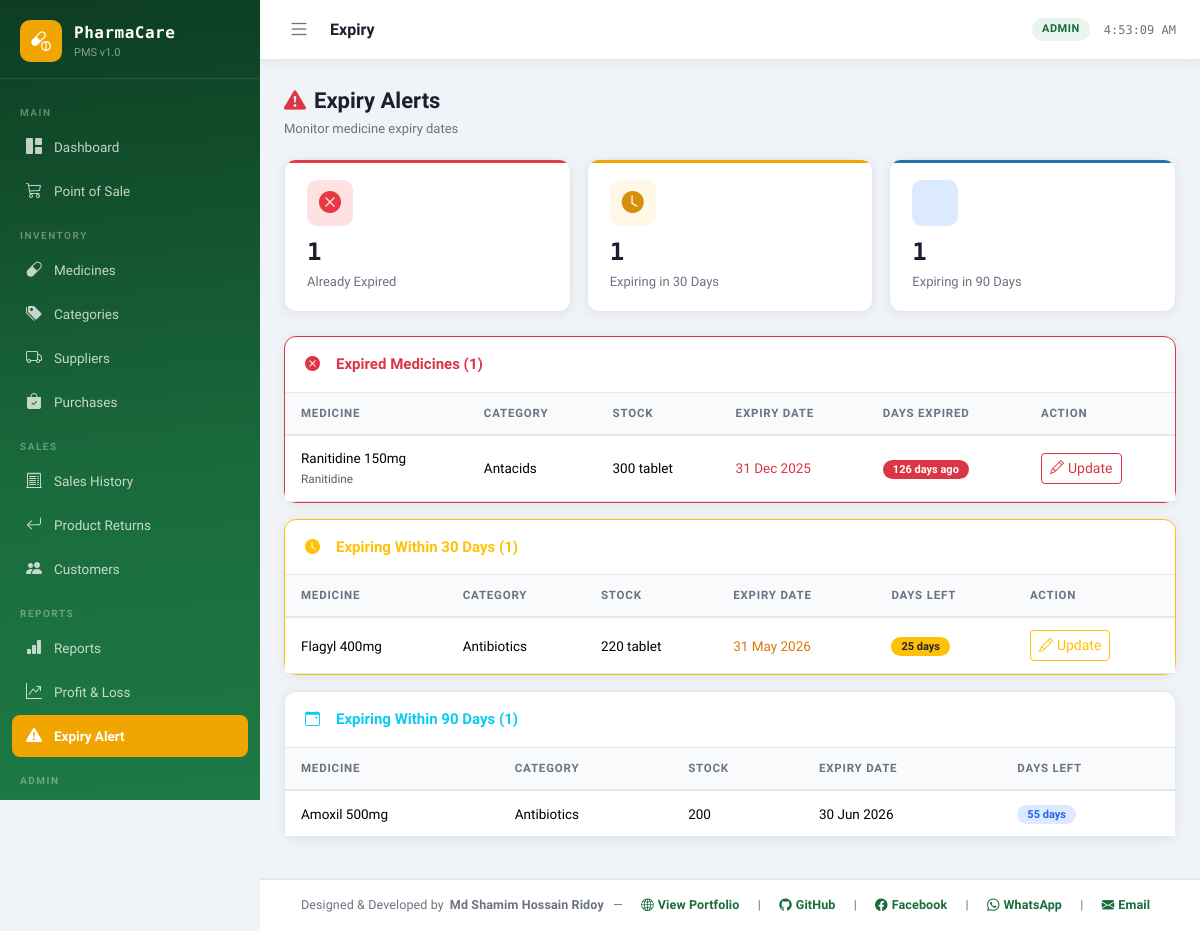
/pages/expiry.php (signed in), run on the app's committed database.
### tables this page shows
CREATE TABLE IF NOT EXISTS medicines (
    id INT AUTO_INCREMENT PRIMARY KEY,
    name VARCHAR(150) NOT NULL,
    generic_name VARCHAR(150),
    category_id INT,
    supplier_id INT,
    unit VARCHAR(50) DEFAULT 'pcs',
    purchase_price DECIMAL(10,2) DEFAULT 0.00,
    sale_price DECIMAL(10,2) DEFAULT 0.00,
    stock_qty INT DEFAULT 0,
    min_stock INT DEFAULT 10,
    batch_number VARCHAR(50),
    manufacture_date DATE,
    expiry_date DATE,
    description TEXT,
    status ENUM('active','inactive') DEFAULT 'active',
    created_at TIMESTAMP DEFAULT CURRENT_TIMESTAMP,
    FOREIGN KEY (category_id) REFERENCES categories(id) ON DELETE SET NULL,
    FOREIGN KEY (supplier_id) REFERENCES suppliers(id) ON DELETE SET NULL
);

CREATE TABLE IF NOT EXISTS categories (
    id INT AUTO_INCREMENT PRIMARY KEY,
    name VARCHAR(100) NOT NULL,
    description TEXT,
    created_at TIMESTAMP DEFAULT CURRENT_TIMESTAMP
);

### pages/expiry.php (the view, shortened to what this page needs)
<?php
require_once '../includes/db.php';
$expired    = $conn->query("SELECT m.*, c.name cat_name FROM medicines m LEFT JOIN categories c ON m.category_id=c.id WHERE m.expiry_date < CURDATE() AND m.status='active' ORDER BY m.expiry_date")->fetch_all(MYSQLI_ASSOC);
$within30   = $conn->query("SELECT m.*, c.name cat_name FROM medicines m LEFT JOIN categories c ON m.category_id=c.id WHERE m.expiry_date BETWEEN CURDATE() AND DATE_ADD(CURDATE(), INTERVAL 30 DAY) AND m.status='active' ORDER BY m.expiry_date")->fetch_all(MYSQLI_ASSOC);
$within90   = $conn->query("SELECT m.*, c.name cat_name FROM medicines m LEFT JOIN categories c ON m.category_id=c.id WHERE m.expiry_date BETWEEN DATE_ADD(CURDATE(), INTERVAL 31 DAY) AND DATE_ADD(CURDATE(), INTERVAL 90 DAY) AND m.status='active' ORDER BY m.expiry_date")->fetch_all(MYSQLI_ASSOC);
include '../includes/header.php';
?>
<div class="page-header">
    <div>
        <div class="page-title"><i class="bi bi-exclamation-triangle-fill me-2 text-danger"></i>Expiry Alerts</div>
        <div class="page-subtitle">Monitor medicine expiry dates</div>
    </div>
</div>
<div class="row g-3 mb-4">
    <div class="col-md-4">
        <div class="stat-card" style="--card-accent:#e63946;--card-bg:#fee2e2;--card-color:#e63946;">
            <div class="stat-icon"><i class="bi bi-x-circle-fill"></i></div>
            <div class="stat-value"><?= count($expired) ?></div>
            <div class="stat-label">Already Expired</div>
        </div>
    </div>
    <div class="col-md-4">
        <div class="stat-card" style="--card-accent:#f0a500;--card-bg:#fff8e6;--card-color:#d4900a;">
            <div class="stat-icon"><i class="bi bi-clock-fill"></i></div>
            <div class="stat-value"><?= count($within30) ?></div>
            <div class="stat-label">Expiring in 30 Days</div>
        </div>
    </div>
    <div class="col-md-4">
        <div class="stat-card" style="--card-accent:#2176ae;--card-bg:#dbeafe;--card-color:#2176ae;">
            <div class="stat-icon"><i class="bi bi-calendar-warning"></i></div>
            <div class="stat-value"><?= count($within90) ?></div>
            <div class="stat-label">Expiring in 90 Days</div>
        </div>
    </div>
</div>
<?php if ($expired): ?>
<div class="card mb-3 border-danger">
    <div class="card-header text-danger"><i class="bi bi-x-circle-fill me-2"></i>Expired Medicines (<?= count($expired) ?>)</div>
    <div class="table-responsive">
        <table class="table table-hover mb-0">
            <thead><tr><th>Medicine</th><th>Category</th><th>Stock</th><th>Expiry Date</th><th>Days Expired</th><th>Action</th></tr></thead>
            <tbody>
                <?php foreach ($expired as $m): $days = round((time() - strtotime($m['expiry_date'])) / 86400); ?>
                <tr class="expiry-critical">
                    <td class="fw-600"><?= htmlspecialchars($m['name']) ?><br><small class="text-muted"><?= htmlspecialchars($m['generic_name'] ?? '') ?></small></td>
                    <td><?= htmlspecialchars($m['cat_name'] ?? '—') ?></td>
                    <td><?= $m['stock_qty'] ?> <?= htmlspecialchars($m['unit']) ?></td>
                    <td class="text-danger fw-600"><?= date('d M Y', strtotime($m['expiry_date'])) ?></td>
                    <td><span class="badge bg-danger"><?= $days ?> days ago</span></td>
                    <td><a href="medicines.php" class="btn btn-sm btn-outline-danger"><i class="bi bi-pencil me-1"></i>Update</a></td>
                </tr>
                <?php endforeach; ?>
            </tbody>
        </table>
    </div>
</div>
<?php endif; ?>
<?php if ($within30): ?>
<div class="card mb-3 border-warning">
    <div class="card-header text-warning"><i class="bi bi-clock-fill me-2"></i>Expiring Within 30 Days (<?= count($within30) ?>)</div>
    <div class="table-responsive">
        <table class="table table-hover mb-0">
            <thead><tr><th>Medicine</th><th>Category</th><th>Stock</th><th>Expiry Date</th><th>Days Left</th><th>Action</th></tr></thead>
            <tbody>
                <?php foreach ($within30 as $m): $days = round((strtotime($m['expiry_date']) - time()) / 86400); ?>
                <tr class="expiry-warning">
                    <td class="fw-600"><?= htmlspecialchars($m['name']) ?></td>
                    <td><?= htmlspecialchars($m['cat_name'] ?? '—') ?></td>
                    <td><?= $m['stock_qty'] ?> <?= htmlspecialchars($m['unit']) ?></td>
                    <td class="fw-600" style="color:#d97706;"><?= date('d M Y', strtotime($m['expiry_date'])) ?></td>
                    <td><span class="badge bg-warning text-dark"><?= $days ?> days</span></td>
                    <td><a href="medicines.php" class="btn btn-sm btn-outline-warning"><i class="bi bi-pencil me-1"></i>Update</a></td>
                </tr>
                <?php endforeach; ?>
            </tbody>
        </table>
    </div>
</div>
<?php endif; ?>
<?php if ($within90): ?>
<div class="card mb-3">
    <div class="card-header text-info"><i class="bi bi-calendar-event me-2"></i>Expiring Within 90 Days (<?= count($within90) ?>)</div>
    <div class="table-responsive">
        <table class="table table-hover mb-0">
            <thead><tr><th>Medicine</th><th>Category</th><th>Stock</th><th>Expiry Date</th><th>Days Left</th></tr></thead>
            <tbody>
                <?php foreach ($within90 as $m): $days = round((strtotime($m['expiry_date']) - time()) / 86400); ?>
                <tr>
                    <td class="fw-600"><?= htmlspecialchars($m['name']) ?></td>
                    <td><?= htmlspecialchars($m['cat_name'] ?? '—') ?></td>
                    <td><?= $m['stock_qty'] ?></td>
                    <td><?= date('d M Y', strtotime($m['expiry_date'])) ?></td>
                    <td><span class="badge badge-info"><?= $days ?> days</span></td>
                </tr>
                <?php endforeach; ?>
            </tbody>
        </table>
    </div>
</div>
<?php endif; ?>
<?php include '../includes/footer.php'; ?>

### assets/css/style.css (style rules this page uses)
:root { --sidebar-w: 260px; --topbar-h: 60px; --primary: #1a6b3c; --primary-dark: #124d2c; --primary-light: #e8f5ee; --accent: #f0a500; --accent-light: #fff8e6; --danger: #e63946; --warning: #f4a261; --info: #2176ae; --bg: #f0f4f8; --surface: #ffffff; --text: #1a1f2e; --text-muted: #6b7280; --border: #e2e8f0; --radius: 12px; --radius-sm: 8px; --shadow: 0 2px 12px rgba(0,0,0,0.07); --shadow-lg: 0 8px 32px rgba(0,0,0,0.12); }
* { box-sizing: border-box; margin: 0; padding: 0; }
body { font-family: 'Plus Jakarta Sans', sans-serif; background: var(--bg); color: var(--text); min-height: 100vh; overflow-x: hidden; }
.card { border: 1px solid var(--border); border-radius: var(--radius); box-shadow: var(--shadow); background: var(--surface); }
.card-header { background: none; border-bottom: 1px solid var(--border); padding: 16px 20px; font-weight: 700; font-size: 15px; display: flex; align-items: center; gap: 8px; }
.stat-card { background: var(--surface); border-radius: var(--radius); padding: 20px 22px; border: 1px solid var(--border); box-shadow: var(--shadow); position: relative; overflow: hidden; transition: transform .2s, box-shadow .2s; }
.stat-card::before { content: ''; position: absolute; top: 0; left: 0; right: 0; height: 3px; background: var(--card-accent, var(--primary)); }
.stat-icon { width: 46px; height: 46px; border-radius: 10px; display: flex; align-items: center; justify-content: center; font-size: 22px; background: var(--card-bg, var(--primary-light)); color: var(--card-color, var(--primary)); }
.stat-value { font-family: 'Space Mono', monospace; font-size: 24px; font-weight: 700; color: var(--text); margin: 8px 0 2px; }
.stat-label { font-size: 13px; color: var(--text-muted); font-weight: 500; }
.table { margin: 0; }
.table thead th { background: #f8fafc; font-size: 11.5px; font-weight: 700; letter-spacing: .8px; text-transform: uppercase; color: var(--text-muted); border-bottom: 2px solid var(--border); padding: 12px 16px; white-space: nowrap; }
.table tbody td { padding: 12px 16px; font-size: 13.5px; vertical-align: middle; border-color: var(--border); }
.badge { font-size: 11px; font-weight: 600; padding: 4px 10px; border-radius: 20px; }
.badge-info { background: #dbeafe; color: #2563eb; }
.page-header { display: flex; align-items: center; justify-content: space-between; margin-bottom: 20px; flex-wrap: wrap; gap: 10px; }
.page-title { font-size: 22px; font-weight: 800; color: var(--text); }
.page-subtitle { font-size: 13px; color: var(--text-muted); margin-top: 2px; }
.expiry-critical { background: #fff0f0 !important; }
.expiry-warning { background: #fffbeb !important; }

### data on the page
medicines: name "Ranitidine 150mg", generic_name "Ranitidine", category.name "Antacids", stock_qty "300", unit "tablet", expiry_date "31 Dec 2025", expiry_date "126"
medicines: name "Flagyl 400mg", category.name "Antibiotics", stock_qty "220", unit "tablet", expiry_date "31 May 2026", expiry_date "25"
medicines: name "Amoxil 500mg", category.name "Antibiotics", stock_qty "200", expiry_date "30 Jun 2026", expiry_date "55"

### other printed values
str_replace('_', ' ', $currentPage) "Expiry"
$user['role'] "ADMIN"
count($expired) "1"
count($within30) "1"
count($within90) "1"
